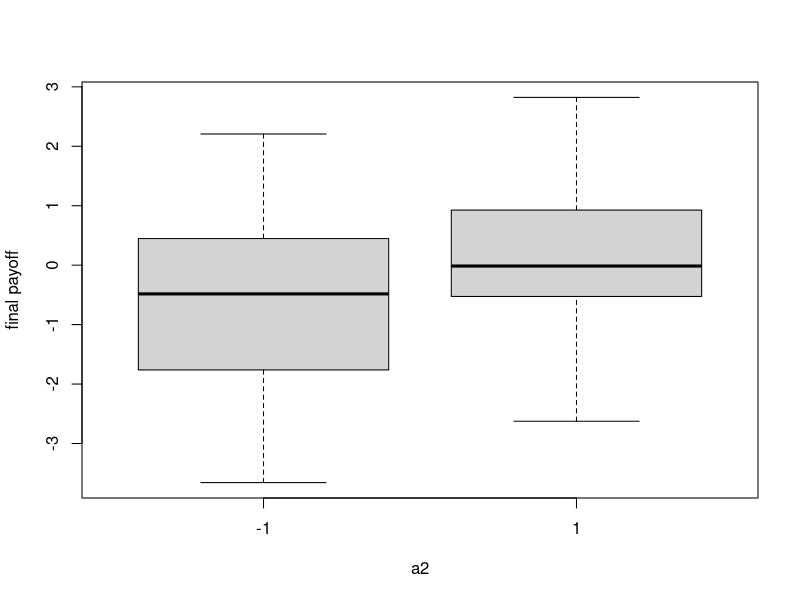

Recreate this plot in R.
# Based on simulation 1, setting 6, of Murray et.al. 2018
library(MASS)
library(mvtnorm)
# true parameters; first half for main effect and second half for treatment effects
beta1 = c(0.644, 0.006, -0.369, 0.019) #stage 1 Q-function 
beta2 = c(0.00, 0.00, -0.50, 0.00, 0.00, 0.25, 0.00, 0.50, 0.50) # stage 2 Q-function
delta = c(0.1, 0.1) # o2 outcome model p(o2 | o1, a1) 

# sample 
set.seed(67);n = 200 # {-1,1} coding for covariates and assignment
o1 = 2* rbinom(n, 1, 0.5) -1 ; a1 = 2* rbinom(n, 1, 0.5) -1 
o2 = 2* rbinom(n, 1, 1/(1 + exp(-cbind(o1, a1) %*% delta))) -1 
a2 = 2 * rbinom(n, 1, 0.5) -1
y = rnorm(n, cbind(1, o1, a1, o1*a1,o2, a2,a2*o1,a2*a1, a2*o2 ) %*% beta2, 1)

my_dataset = list(data = cbind(o1, a1, o2, a2,y), beta1 = beta1, beta2 = beta2, delta = delta)

# check
View(my_dataset$data)
cor(my_dataset$data[,'a2'], my_dataset$data[,'y'])
boxplot(my_dataset$data[,'y'] ~my_dataset$data[,'a2'], 
        xlab = 'a2', 
        ylab = 'final payoff') 
# BIG sampler with g prior-------------------------------------------------------------
p1 = 4; p2 = 9 #dims of the parameters 
S = 2000
BETA1  = matrix(NA, nrow = S, ncol = p1)
SIGMA1 = rep(NA, S)
BETA2  = matrix(NA, nrow = S, ncol = p2)
SIGMA2 = rep(NA, S)
X1 = model.matrix(~ o1 + a1 + o1*a1)
X2 = model.matrix(~ o1 + a1 + o1*a1 + o2 + a2*(1 + o1 + a1 + o2))
#use model.matrix when constructing design matrices! 
treat_cols2 = grep('a2', colnames(X2)) # store the col names of treatment effects
treat_cols1 = grep('a1', colnames(X1))
main_cols2 = grep('a2', colnames(X2), invert = TRUE)
main_cols1 = grep('a1', colnames(X1), invert = TRUE)
fit2 = lm(y ~ o1 + a1 + o1:a1 + o2 + a2 + a2:o1 + a2:a1 + a2:o2)
Beta_2_ols  = coef(fit2)
sigma2_2_ols = summary(fit2)$sigma^2
SSRg_2 = as.numeric(t(y) %*% (diag(n) - n/(n+1) * (X2 %*% solve(t(X2)%*%X2)) 
                              %*% t(X2)) %*%y)

for(s in 1:S){
  #1. sample THETA.2 from stage 2 posterior
  sigma2_2 = 1/rgamma(1,shape = (n+1)/2,
                      rate = (sigma2_2_ols + SSRg_2)/2) 
  Beta_2 = mvrnorm(1, mu = n/(n+1) * Beta_2_ols, 
                   Sigma = n/(n+1) * sigma2_2 * solve(t(X2)%*%X2))
  BETA2[s, ] = Beta_2
  SIGMA2[s] = sigma2_2
  
  interaction = cbind(1, o1, a1, o2) %*% 
    Beta_2[treat_cols2]
  a2_opt = ifelse(interaction >= 0, 1, -1)
  
  #2. Step2: generate a counterfactual dataset 
  X2_new =  cbind(1,o1,a1,o1*a1,o2,
                  a2_opt, a2_opt*o1, a2_opt*a1, a2_opt*o2)
  y_mis = rmvt(1, df = n+1, delta = (n)/(n+1) *X2_new %*% Beta_2_ols, 
               sigma = (sigma2_2_ols + SSRg_2)/(n+1)*
                 (diag(n) + X2_new %*% solve(t(X2)%*%X2) %*% t(X2_new)),
               type = 'shifted'
  )
  y_counterfactual = y 
  for(i in 1:n){
    if(a2[i] != a2_opt[i]){
      y_counterfactual[i] = y_mis[i]
    }
  }
  
  #3 Step3: sample from stage 1 posterior using y2_counterfactual
  fit1 = lm(y_counterfactual ~ o1 + a1 + o1:a1)
  Beta_1_ols  = coef(fit1)
  sigma2_1_ols = summary(fit1)$sigma^2
  SSRg_1 = t(y_counterfactual) %*% 
    (diag(n) - n/(n+1) * (X1 %*% solve(t(X1)%*%X1)) %*% t(X1)) %*%
    y_counterfactual
  
  sigma2_1 = 1/rgamma(1,shape = (n+1)/2,
                      rate = (sigma2_1_ols + SSRg_1)/2) 
  
  Beta_1 = mvrnorm(1, mu = n/(n+1) * Beta_1_ols, 
                   Sigma = n/(n+1) * sigma2_1 * solve(t(X1)%*%X1))
  BETA1[s, ] = Beta_1
  SIGMA1[s] = sigma2_1
}


BETA2_EAP = colMeans(BETA2);BETA1_EAP = colMeans(BETA1)
a2_opt_hat = ifelse(cbind(1, o1, a1, o2)%*%
                      BETA2_EAP[treat_cols2]>=0, 
                    1,-1)
a1_opt_hat = ifelse(cbind(1, o1)%*%
                      BETA1_EAP[treat_cols1]>=0, 
                    1,-1)
#true optimal regime for stage 1 
true_d1_opt = ifelse(cbind(1, o1) %*% beta1[3:4] >= 0, 1, -1)
true_d2_opt = ifelse(cbind(1,o1, a1, o2) %*% beta2[6:9] >=0, 1,-1) 
mean(a2_opt_hat == true_d2_opt)
mean(a1_opt_hat == true_d1_opt)

# probability of optimal treatments for individual i
i = 30
input2_i = X2[i,treat_cols2]/X2[i,'a2'] #input
input1_i = X1[i,treat_cols1]/X1[i,'a1']
treat2_i = BETA2[,treat_cols2]%*%input2_i 
treat1_i = BETA1[,treat_cols1]%*%input1_i 
(prob_one_is_better_for_a2 = mean(treat2_i>=0))
(prob_one_is_better_for_a1 = mean(treat1_i >=0))
 
